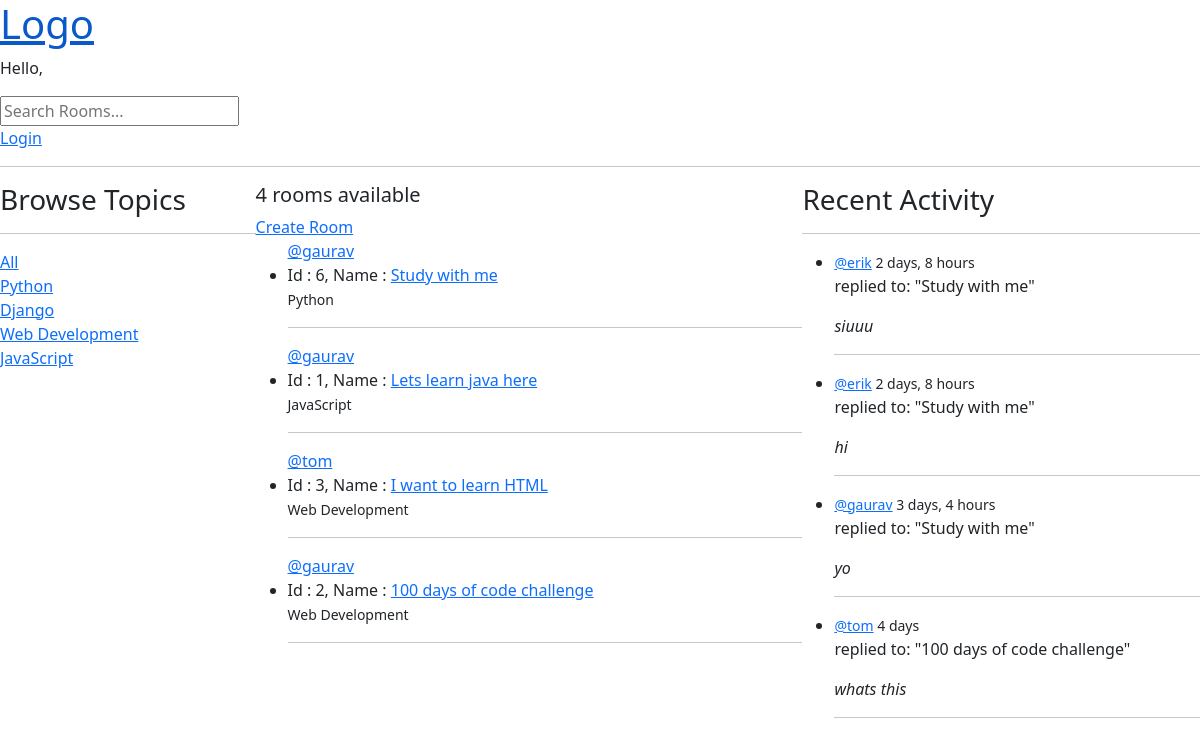
The page / on the database its author committed.
### base/models.py (models this page shows, shortened)
class Topic(models.Model):
    name = models.CharField(max_length=200)

class Room(models.Model):
    host = models.ForeignKey(User, on_delete=models.CASCADE)
    topic = models.ForeignKey(Topic, on_delete=models.SET_NULL, null=True)
    name = models.CharField(max_length=200)
    description = models.TextField(null=True, blank=True)
    participants = models.ManyToManyField(User, related_name='participants', blank=True)
    updated = models.DateTimeField(auto_now=True)
    created = models.DateTimeField(auto_now_add=True)
    class Meta:
        ordering = ['-updated', '-created']
    def __str__(self):
        return self.name

class Message(models.Model):
    user = models.ForeignKey(User, on_delete=models.CASCADE)
    room = models.ForeignKey(Room, on_delete=models.CASCADE)
    body = models.TextField()
    updated = models.DateTimeField(auto_now=True)
    created = models.DateTimeField(auto_now_add=True)
    class Meta:
        ordering = ['-updated', '-created']

### base/views.py (the view)
# urls.py: path('', views.home, name='home'),
def home(request):
    q = request.GET.get('q') if request.GET.get('q') != None else ''
    rooms = Room.objects.filter(Q(topic__name__icontains = q) |
                                Q(name__icontains = q) |
                                Q(description__icontains = q) |
                                Q(host__username__icontains = q.strip('@'))
                                )
    topics = Topic.objects.all()
    room_count = rooms.count()
    recent_messages = Message.objects.filter(Q(room__topic__name__icontains=q))[:4]
    context = {'rooms': rooms,
               'topics': topics,
               'room_count': room_count,
               'recent_messages': recent_messages,
               }
    return render(request, 'base/home.html', context)

### base/templates/base/home.html
{% extends 'main.html' %}
{% load static%}
{% block style %}
    <link rel="stylesheet" href="{% static 'base/home.css' %}">
{% endblock style %}
{% block content %}
<div class="home-container">
    <div class="browse">
        {% include 'base/topic_component.html' %}
    </div>
    <div class="rooms">
        <h5>{{room_count}} rooms available</h5>
        <a href="{% url 'create-room'%}">Create Room</a>
        {% include 'base/feed_component.html' %}
    </div>
    <div class="recent-activity">
        {% include 'base/activity_component.html' %}
    </div>
</div>
{% endblock content %}

### base/templates/base/topic_component.html
<h3>Browse Topics</h3>
<hr>
<div>
    <a href="{% url 'home'%}">All</a>
</div>
{% for topic in topics%}
    <div>
        <a href="{% url 'home'%}?q={{topic.name}}">{{topic.name}}</a>
    </div>
{% endfor %}

### base/templates/base/feed_component.html (shortened to what this page needs)
<div>
    {% for room in rooms%}
        <ul>
            <span><a href="{% url 'profile' room.host.id %}">@{{ room.host.username }}</a></span>
            <li>Id : {{ room.id }}, Name : <a href="{% url 'room' room.id%}">{{ room.name }}</a></li>
            <small>{{ room.topic.name }}</small>
            <br>
            <hr>
        </ul>
    {% endfor %}
</div>

### base/templates/base/activity_component.html (shortened to what this page needs)
<h3>Recent Activity</h3>
<hr>
<ul>
    {% for message in recent_messages %}
        <li>
            <small><a href="{% url 'profile' message.user.id %}">@{{message.user}}</a> {{message.created|timesince}}</small>
            <p>replied to: "{{message.room}}"</p>
            <em>{{message.body|truncatewords:15}}</em>
            <hr>
        </li>
    {% endfor %}
</ul>

### static/styles/main.css (style rules this page uses)
body { background-color: #1e1e2f; color: #e6e6e6; font-family: "Segoe UI", Roboto, sans-serif; }

### base/static/base/home.css (style rules this page uses)
.home-container, .profile-container { display: flex; flex-direction: row; }
.browse { flex: 1 1 auto; }
.rooms { flex: 3 3 auto; }
.recent-activity { flex: 1 1 auto; }

### rows shown on the page
Topic: name "Python"
Topic: name "Django"
Topic: name "Web Development"
Topic: name "JavaScript"
Room: host.username "gaurav", id "6", name "Study with me", topic.name "Python"
Room: host.username "gaurav", id "1", name "Lets learn java here", topic.name "JavaScript"
Room: host.username "tom", id "3", name "I want to learn HTML", topic.name "Web Development"
Room: host.username "gaurav", id "2", name "100 days of code challenge", topic.name "Web Development"
Message: user "erik", created "2 days, 8 hours", room "Study with me", body "siuuu"
Message: user "erik", created "2 days, 8 hours", room "Study with me", body "hi"
Message: user "gaurav", created "3 days, 4 hours", room "Study with me", body "yo"
Message: user "tom", created "4 days", room "100 days of code challenge", body "whats this"

### other values the page prints
{{ room_count }} "4"
